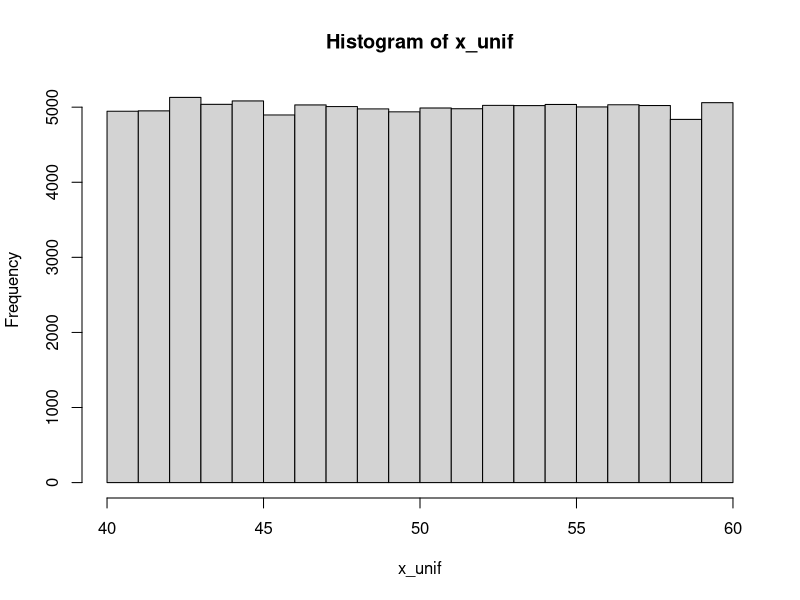
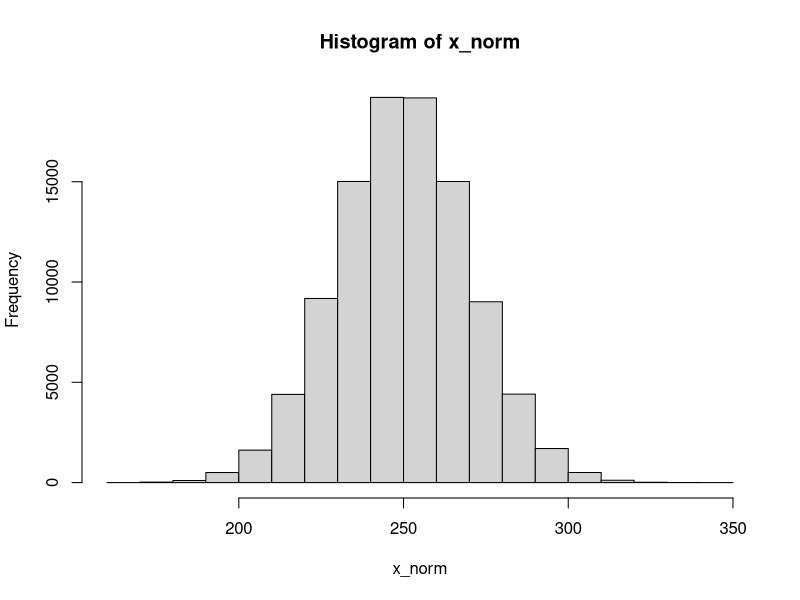

The R source for these figures, in order: (Note: this script raises an error after producing the figures.)
## ---- chunk 1
x <- 2
x
## ---- chunk 2
nums <- c(1,45,78)
cities <- c("Zürich", "上海", "Tehrān")
nums
cities
## ---- chunk 3
length(nums)
#如果无后续使用，没必要赋值一个变量；c(...)的计算结果就是一个向量，并直接传给`length()`函数
length(c("Guten Morgen")) 
## ---- chunk 4
cities_1 <- c("Zürich", "上海", "Tehrān")
cities_2 <- c("大阪", "Poznań", "Cairo")

cities <- c(cities_1, cities_2, c("Jyväskylä", "邯郸", "札幌่"))

cities
## ---- chunk 5
x <- c("one", "two", "three", "four", "five", "six", "seven", "eight", "nine")
x[3]
## ---- chunk 6
x[c(2,5,9)] # 第2个，第5个，第9个元素
## ---- chunk 7
x[c(2,5,9)] <- c("二", "五", "九")
x
## ---- chunk 8
1:10 #从左边的数（包含）到右边的数（包含），即1:10
## ---- chunk 9
x[3:6]
## ---- chunk 10
y <- 7:103
y
## ---- chunk 11
rep(6, 8) # 把6重复8遍；或rep(6, times = 8)
## ---- chunk 12
rep(c(0, 7, 6, 1), 4) # 把(0, 7, 6, 1)重复4遍
## ---- chunk 13
rep(c(0, 7, 6, 1), each = 4) # 把0, 7, 6, 1各重复4遍
## ---- chunk 14
rep(c(0, 7, 6, 1), c(1, 2, 3, 4)) # 把0, 7, 6, 1分别重复1, 2, 3, 4遍
## ---- chunk 15
seq(0, 15, 2.5) # 其实是`seq(from = 0, to = 50, by = 5)`的简写
## ---- chunk 16
 seq(0, 50, length.out = 11) # 其实是`seq(from = 0, to = 50, length.out = 11)`的简写
## ---- chunk 17
x_unif <- runif(100000, 40, 60) # 生成100000个40到60之间，连续均匀分布的的随机数
hist(x_unif) # 画直方图
## ---- chunk 18
x_norm <- rnorm(100000, 250, 20) # 按照平均值为250，标准差为20的正态分布的概率密度函数生成100000个随机数
hist(x_norm) # 画直方图
## ---- chunk 19
x <- vector("numeric")
# 或`vector("integer")`, `vector("character")`等
class(x)
## ---- chunk 20
x <- integer(0)
# 或 x <- integer()
# 或`character(0)`, `numeric(0)`等
class(x)
## ---- chunk 21
x <- c(-10, 5, -89, 999, 84)
list(x = x, `sort(x)` = sort(x), `rank(x)` = rank(x), `order(x)` = order(x), `rev(sort(x))` = rev(sort(x)))
## ---- chunk 22
scores <- c(ochem = 79, math = 66, mcb = 64, blc = 75, bpc = 72)
scores
## ---- chunk 23
scores[c("math", "bpc")] == scores[c(2, 5)]
## ---- chunk 24
x <- c(4, 9, 25)
y <- c(8, 6, 3)
x + y
x * y # 在matlab中这样乘是不行的，要用`.*`，除法也是
sqrt(x)
## ---- chunk 25
class(6) # 6是一个（浮点）数，应为"numeric"
## ---- chunk 26
is.numeric(6)
is.character("6")
## ---- chunk 27
as.integer(c(TRUE, FALSE))
as.character(c(23, 90))
## ---- chunk 28
time_in_sec <- c(29.37, 28.66, 31.32, NA, 27.91, NA)
## ---- chunk 29
class(time_in_sec[4])
## ---- chunk 30
y <- c("a", "b", NA)
class(y[3])
class(NA)
## ---- chunk 31
x <- c("Joe", "Lynne", "Pat")
class(x) # 本应为"character"
class(x) <- c("high_school", "student") # 篡改
class(x) # 新class
## ---- chunk 32
x <- matrix(c(TRUE, FALSE, FALSE, TRUE), ncol = 2)
typeof(x); class(x)
## ---- chunk 33
class(3)
## ---- chunk 34
sqrt(3)^2-3
## ---- chunk 35
3.1e5
## ---- chunk 36
-1.2e-4+1.1e-5
## ---- chunk 37
class(2)
class(2L)
## ---- chunk 38
1:10 #公差为1的整数向量生成器，包含最小值和最大值
class(1:10)
seq(5,50,5) #自定义公差，首项，末项和公差可以不为整数
class(seq(5,50,5)) #因此产生的是一个浮点数向量
seq(5L,50L,5L) #可以强制生成整数
class(seq(5L,50L,5L)) #是整数没错
## ---- chunk 39
x <- list(2L+1L, 2L-1L, 2L*3L, 17L%/%3L, 17L%%3L, 1000L/1L, 3L^4L, sqrt(4L), log(exp(5L)),factorial(5L),sin(0L))
for (num in x){
  print(num)
  print(class(num))
}

y <- c(8L/2L, 2L^3L)
## ---- chunk 40
class(2L+1L)
class(2L-1L)
class(2L*3L)
class(17L%/%3L)
class(17L%%3L)
## ---- chunk 41
class(1000L/1L)
class(3L^4L)
class(sqrt(4L))
class(log(exp(5L)))
class(factorial(5L))
## ---- chunk 42
exp(1)
## ---- chunk 43
log(exp(5))
## ---- chunk 44
log10(1000)
log2(128)
## ---- chunk 45
signif(12.3456789, 4)
## ---- chunk 46
signif(12.3, 8)
## ---- chunk 47
round(12.3456789, 3) # 保留3个小数位
## ---- chunk 48
round(13.5)
## ---- chunk 49
class(ceiling(7.4))
## ---- chunk 50
NA + NA
## ---- chunk 51
class(Inf); class(NaN)
## ---- chunk 52
is.na(NaN)
## ---- chunk 53
knitr::include_graphics("img/graphics/t-distribution.png")
## ---- chunk 54
qt(0.975, df = 12)
## ---- chunk 55
p <- (1-(pt(2.2, df = 15)))*2
p
## ---- chunk 56
qt(0.975,9999999)
## ---- chunk 57
x <- c(2.23,2.24,2.34,2.31,2.35,2.27,2.29,2.26,2.25,2.21,2.29,2.34,2.32)
t.test(x, mu = 2.31)
## ---- chunk 58
x <- c(2.23,2.24,2.34,2.31,2.35,2.27,2.29,2.26,2.25,2.21,2.29,2.34,2.32)

t.test(x, mu = 2.31, alternative = "less") # 检验是否*less* than μ
## ---- chunk 59
x <- c(2.23,2.24,2.34,2.31,2.35,2.27,2.29,2.26,2.25,2.21,2.29,2.34,2.32)
y <- c(2.27,2.29,2.37,2.38,2.39,2.25,2.39,2.16,2.55,2.81,2.19,2.44,2.22)

t.test(x, y)
## ---- chunk 60
t.test(x, y, paired = TRUE)
## ---- chunk 61
expected_probs <- c(0.05, 0.1, 0.15, 0.2, 0.2, 0.3)
## ---- chunk 62
observed_vals <- c(6, 9, 14, 24, 18, 29)
## ---- chunk 63
chisq.test(observed_vals, p = expected_probs) # 参数p是指概率
## ---- chunk 64
chisq.test(observed_vals)
## ---- chunk 65
(社团参与 <- matrix(c(28,36,40,40,32,33,38,29,36), nrow = 3, dimnames = list(c("一年级", "二年级", "三年级"), c("棒球", "足球", "网球"))))
## ---- chunk 66
chisq.test(社团参与)
## ---- chunk 67
#其实还可以更精简，但是为了易读性不得不牺牲一点精简度。
Z <- matrix(rep(rnorm(1000000), 6), nrow = 6)^2

X <- Z^2

Q <- matrix(nrow = 6, ncol = 1000000)

for (i in (1+1):6) {
  Q[1,] = Z[1,]
  Q[i,] = Q[(i-1),] + Z[i,]
}

plot(NULL, xlim=c(0.23,6), ylim = c(0,1),
     main = expression(paste('X ~ ', chi^'2', '(k)')), 
     xlab = "x", 
     ylab= expression(f[k]*'(x)')
    )
colors <- c('blue', 'black', 'red', 'green', 'gray', 'orange')
for (i in 1:6) {
  lines(density(Q[i,]),
        col=colors[i],
        lwd=2)
}
legend('topright',c('k=1','k=2','k=3','k=4','k=5','k=6'),
       fill = colors)
## ---- chunk 68
class(c(TRUE,FALSE,NA))
## ---- chunk 69
x <- 5
x != 3 #x等于5，所以“x不等于3”为真
## ---- chunk 70
7 %in% c(1,4,5,6,7)
## ---- chunk 71
NA == NA
## ---- chunk 72
x <- NA
is.na(x)
## ---- chunk 73
!(3 < 4) # 这个例子很简单，反义符号意义不大。后面实操的时候才能领略到它的用处。
## ---- chunk 74
vals <- c(TRUE, FALSE, NA) 
names(vals) <- paste('[',as.character(vals),']',sep = '')
outer(vals, vals, "&")
## ---- chunk 75
outer(vals, vals, "|")
## ---- chunk 76
m <- 1:100 # 产生一个[1,2,3,...,99,100]的整数向量。上面讲过。
n <- vector("numeric")
for (i in n) {
  if (i %% 2 == 0) {
    n <- append(n, i^2)
  } else if (i == 51) {
    break
  }
}
n
## ---- chunk 77
logi = TRUE
num <- 1
while (num <= 100) {
  if (logi) {
    num = num + 10 # R 不支持 num += 5的简写
    print(num)
    logi = FALSE
  } else {
    num = num + 20
    print(num)
    logi = TRUE
  }
}

## ---- chunk 78
# 以下代码翻译成英语就是：If 1 + 1 = 2, print "hi". Else, print "bye".
# 或中文：如果一加一等于二，那么印出“hi”，否则印出“bye”.
if (1 + 1 == 2) { # 1 + 1 == 2 的运算结果是TRUE，因此“如果”成真
  print("hi") # 所以会执行`print("hi")`
} else {
  print("bye")
}
## ---- chunk 79
# 代码第一行中的FALSE可以替换成任何计算结果为FALSE的运算，
# 比如1 + 1 == 3；小括号内的计算过程不重要，
# 但运算结果必须为TRUE或FALSE（不可以是NA）
if (FALSE) { 
  print("hi")
} else { # 因为是FALSE，所以`else`里的语句被执行
  print("bye")
}
## ---- chunk 80
if (FALSE) { # 第一个`if`为FALSE
  print("hi")
} else if (FALSE) { # 检查下一个`else if`，也是FALSE
  print("yoo")
} else if (TRUE) { # 再检查下一个`else if`，这次是TRUE
  print("hey") # 所以执行`print("hey")`
} else {
  print("bye") # 而轮不到else
}
## ---- chunk 81
# 以下代码翻译成英文就是: for every element i in c(2, 4, 6, 8): 
# assign i^2 to n, then print n
# 中文：对c(2, 4, 6, 8)`中的每一个元素i：
# 创建一个n使得n等于i的平方，然后印出n
for (i in c(2, 4, 6, 8)) { # i可以是任何你想要的名字，比如num
  n <- i^2 # 如果上一行是 for (num in ..., 这一行就要写成 n <- num^2
  print(n)
}
## ---- chunk 82
x <- vector(mode = "numeric") # 创建一个空的numeric vector
for (m in 1:10) {
  if (m %% 2 == 0) {
    x <- append(x, m)
  }
}

x
## ---- chunk 83
M <- c(1, 2, 3 ,4 ,5)
N <- c(10, 100, 1000)

x <- vector("numeric")
for (m in M) {
  for (n in N) { # 在一个for循环中嵌入另一个for循环
    x <- append(x, m*n)
  }
}

x
## ---- chunk 84
x <- 1
while (x < 10) { # 当x<10的时候，执行大括号内的语句
  print(x)
  x <- x + 3 # 一定要让x的值增加，否则会进入无限循环
}
## ---- chunk 85
for (i in 1:10) {
  if (i == 3) {
    next # 当i == 3时，跳过它，继续（最近的）for循环的下一个回合
  } else if (i == 6) {
    break # 当i == 6时，结束（最近的）for循环
  } 
  print(i) # 只有当if和else if里的检验都为FALSE时，`print(i)`才会执行。
}
## ---- chunk 86
M <- c(1, 2, 3, 4, 5)

x <- vector("numeric")
for (m in M) {
  while (TRUE) { # 原本while(TRUE){}将会是一个无限循环（判定条件永远TRUE）
    x <- append(x, 2*m)
    break # break打破了最近的这个while循环，而不影响for循环。
  }
}

x
## ---- chunk 87
l <- c(1.21, 1.34, -1.45, 1.56, 1.22, 1.10, 1.78, -1.33, 1.71)
## ---- chunk 88
l_1 <- ifelse(l < 0, NA, l)
l_1
## ---- chunk 89
lapply(c(1, 2, 3), function(i) i*10) # vector
lapply(list(1, 2, 3), function(i) i*10) # list
## ---- chunk 90
lapply(list(c(1, 2), c(4, 6), c(7, 9)), function(i) i*10)
## ---- chunk 91
rep(1:4, each = 3)
## ---- chunk 92
rep(1:4, 3)
## ---- chunk 93
Map(rep, 1:4, 3)
## ---- chunk 94
Map(seq, c(1, 5, 20), c(5, 25, 100), length.out = 5)
## ---- chunk 95
Map(rep, list(c(8, 9), c(6, 7)), 3)
## ---- chunk 96
lapply(list(c(8, 9), c(6, 7)), function(x) rep(x, 3))
## ---- chunk 97
rep(1:4, rep(3, 4))
## ---- chunk 98
require(doParallel)
## ---- chunk 99
library(doParallel)
getDoParWorkers() # 查看R当前使用的内核数量；默认应为1
detectCores() # 查看可用内核总数
## ---- chunk 100
registerDoParallel(4) # 设置内核数量
getDoParWorkers() # 再次检查内核数量
## ---- chunk 101
sample <- c(5.1, 5.2, 4.5, 5.3, 4.3, 5.5, 5.7)
# 根据传统，赋值变量时用`<-`号，赋值函数参数时才用`=`
t.test(x = sample, mu = 4.5)
## ---- chunk 102
"+"(2, 3)
## ---- chunk 103
"["(c("四川担担面", "武汉热干面", "兰州牛肉面", "北京炸酱面"), 2)
## ---- chunk 104
sum        (
 # 4   
        4 # 我怕不是
,              #疯了
            6
  
  )
## ---- chunk 105
seq(0, 25, l = 11)
## ---- chunk 106
函数名 <- function(参数1, 参数2, ...){
  对参数1和参数2
  进行
  一系列
  一行或者多行
  计算
  return(计算结果)
}
## ---- chunk 107
SE <- function(x) {
  s <- sd(x)
  n <- length(x)
  result <- s/sqrt(n)
  return(result)
}
# 随后，你就可以使用自定义的函数了
SE(c(5,6,5,5,4,5,6,6,5,4,5,3,8)) 
## ---- chunk 108
SE <- function(x) {
  s <- sd(x)
  n <- length(x)
  s/sqrt(n) # 注意不是`result <- s/sqrt(n)`
}
SE(c(5,6,5,5,4,5,6,6,5,4,5,3,8)) 
## ---- chunk 109
# 这是随手写的一个没有意义的函数
myfunc <- function(i){
  k <- 8
  if (i>3) {
    j <- -i
    while(j < 20){
      k <- k + i + j
      j <- j+5
    }
    return(k)
  } else {
    if (i %% 2 == 0) {
      return(5)
    } else return(k*i)
  }
}
myfunc(6)
## ---- chunk 110
sapply(1:5, function(x) x^2)
## ---- chunk 111
'%el%' <- function(x, y) pi*x*y

2 %el% 5
## ---- chunk 112
myfunc <- function(){
  a = 5
  function(){
    b = 10
    return(a*b)
  }
}
# 执行myfunc()的时候，默认结果为最后一句/一行，在这里应为内函数：
myfunc()

# 既然`myfunc()`的结果是一个函数，那么在后面再加上一个括号就是执行内函数了；内函数可以使用外函数中所定义的变量（比如这里使用了外函数的`a = 5`）
myfunc()()
## ---- chunk 113

speak <- function(x){
  x()$speak
}

speak(cat)

## ---- chunk 114
my_func <- function(arg1, arg2 = 100, ...){
  other_args <- list(...)
  print(arg1)
  print(arg2)
  print(other_args)
}

my_func("foo", cities = c("崇阳", "Αθήνα", "つがる"), nums = c(3,4,6))
## ---- chunk 115
calc_v <- function(v, pow = 1, times = 1, add = 0) {
  v ^ pow * times + add
}

calc_l <- function(L, pow = 1, times = 1, add = 0) {
  rapply(L, function(l) l ^ pow * times + add, how = "list")
}

calc <- function(data, ...) {
  if(is.list(data)) {
    calc_l(data, ...) # 即 calc_l(L = data, ...)
  } else if(is.vector(data)) {
    calc_v(data, ...) # 即 calc_v(v = data, ...)
  }
}
## ---- chunk 116
calc(c(1, 2, 3), pow = 2, add = 1)
calc(list(1, 2, list(10, 20)), pow = 2, times = 2)
## ---- chunk 117
sapply
## ---- chunk 118
x <- 5
fun1 <- function() {
  x <- 100
}
fun1()
x
## ---- chunk 119
x <- 5
fun1 <- function() {
  assign("x", 100, envir = .GlobalEnv)
}
fun1()
x
## ---- chunk 120
x <- 5
fun1 <- function() {
  x <<- 100
}
fun1()
x
## ---- chunk 121
n <- 1 # `GlobalEnv`里的`n` = 1

fun1 <- function() {
  n <- 10 # `fun1()`里的`n` = 10
  fun2 <- function() {
    n <- 50 # 赋值`fun2()`里的`n`
    n <<- 100 # 重赋值`fun1()`里的`n`为100
  }
  fun2() # 运行`fun2()`
  return(n) # 返回`fun1()`里的`n`
}

fun1() # 10是否变为100?
n # 是否仍然是1？
## ---- chunk 122
cum = 0
sapply(1:10, FUN = function(x){
  cum <<- cum + x
  cum
})
## ---- chunk 123
x <- vector('numeric')
system.time(
  for (i in 1:50){
    for (j in 1:100) {
      x <- append(x, i*j)
    }
  }
)
## ---- chunk 124
y <- list(1, c("a","あ"), list(1+3i, c(FALSE, NA, TRUE)), 
          tibble(x = c("阿拉木图", "什切青"), y = c(2, 3)),
          t.test)
y
## ---- chunk 125
y[2] # 使用单方括号，得到的是一个只有一个list元素的list
y[[2]] # 使用双方括号，得到的是一个vector
y[[3]][[2]] # 得到的也是一个vector；父list的索引在前，子list的在后
y[[3]] # 这个位置包含两个子list，因此得到一个有两个list元素的list
y[[3]][[2]][2] # 得到vector时，直接在后面用单方括号
## ---- chunk 126
z <- list(c(1, 3), z2 = c(4, 5, 6), c("a", "b"))
z # `[[2]]`被`$z2`所取代
z$z2 == z[[2]] # `z[[2]]`仍然是可用的，结果和`z$z2`一样
## ---- chunk 127
list(list(1, 2), list(3, 4))
## ---- chunk 128
A <- list("a", 1, TRUE); B <- list(5+8i, NA, 4L)
C1 <- unlist(list(A, B), recursive = FALSE); C2 <- c(A, B)
identical(C1, C2)
## ---- chunk 129
A <- 1:48 #创建一个(1,2,3,...24)的numeric vector
dim(A) <- c(6,8) #给A assign一个6乘4的dimensions
A
## ---- chunk 130
is.array(A)
is.matrix(A)
## ---- chunk 131
A[5,3]
## ---- chunk 132
A[3,]
## ---- chunk 133
A[,4]
## ---- chunk 134
dim(A) <- c(2,8,3)
A
## ---- chunk 135
dim(A) <- c(3,4,2,2)
A
## ---- chunk 136
A[ ,3 , , ] #每个矩阵第3列的数据，即所有第二个维度为3的数值
## ---- chunk 137
B <- runif(90, 0, 1) #从均匀分布中取100个0到1之间的数
dim(B) <- c(6, 5, 3) #注意顺序
B
## ---- chunk 138
dimnames(B) <- list(paste("trial.", 1:6), c('P. falciparum', 'P. malariae', 'P. ovale', 'P. vivax', 'P. knowlesi'), c('chloroquine', 'artemisinin', 'doxycycline'))
B
## ---- chunk 139
as.century <- function(x) x%/%100 + 1
## ---- chunk 140
as.century(c(2014, 1990, 1398, 1290, 1880, 2001))
## ---- chunk 141
hour <- function(x) x%/%100
minute <- function(x) x%%100
## ---- chunk 142
times <- c(0512, 0719, 2358, 0501)
hour(times)
minute(times)
## ---- chunk 143
prime.list <- function(i){
  primeNumbers <- 2L
  for (num in 3:i) {
    isPrime <- TRUE
    for (pnum in primeNumbers) {
      if (pnum > sqrt(num)) {
        break
      } else if (num %% pnum == 0) {
        isPrime <- FALSE
        break
      }
    }
    if (isPrime) {
      primeNumbers <- c(primeNumbers, num)
    }
  }
  return(primeNumbers)
}
## ---- chunk 144
prime.list(100)
## ---- chunk 145
Pet <- function(name = NA, common_name = NA, binomial_name = NA, speak = NA){
  name <- name
  common_name <- common_name
  binomial_name <- binomial_name
  speak <- speak
  greet <- function(time = "not_specified"){
    intro <- paste("I'm a", common_name, "and my name is", name)
    if(time == "morning") print(paste("Good morning,", intro))
    if(time == "afternoon") print(paste("Good afternoon,", intro))
    if(time == "evening") print(paste("Good evening,", intro)) 
    if(time == "not_specified") print(paste("Hi,", intro))
  }
  list(name = name, common_name = common_name, binomial_name = binomial_name, speak = speak, greet = greet)
}


Turtle <- function(name = NA){
  Pet(name, "turtle", "Trachemys scripta elegans") # 实现inheritance # 龟没有叫声
}

Cat <- function(name = NA, sterilized = NA){
  sterilized <- sterilized # 猫可能绝育 # 新增attribute，实现了广义的polymorphism
  PetAaM <- Pet(name, "cat", "Felis catus", "meow")
  CatOnlyAaM <- list(sterilized = sterilized)
  c(PetAaM, CatOnlyAaM)
}

Pigeon <- function(name = NA){
  PetAaM <- Pet(name, "pigeon", "Columba livia", "coo")
}

# 实现了Python语境中的polymorphism
greet <- function(pet, time = "not_specified"){
  pet$greet(time)
}

binomial_name <- function(pet){
  pet$binomial_name
}
## ---- chunk 146
Guoguo <- Pigeon("Guoguo")
Felix <- Cat("Felix", "TRUE")
Kazuya <- Turtle("Kazuya")

str(Guoguo)
str(Kazuya)
str(Felix)
## ---- chunk 147
Felix$binomial_name
Kazuya$greet("afternoon")
## ---- chunk 148
binomial_name(Kazuya)
greet(Guoguo)
## ---- chunk 149
x <- "world"
paste("Hello", x, "Bye", x, sep = "---")
